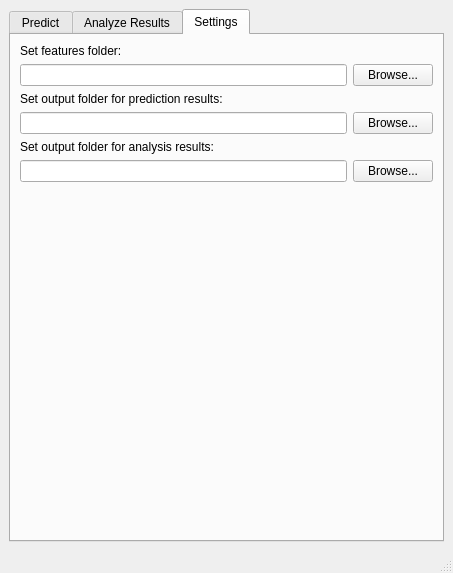
<?xml version="1.0" encoding="UTF-8"?>
<ui version="4.0">
 <class>MainWindow</class>
 <widget class="QMainWindow" name="MainWindow">
  <property name="geometry">
   <rect>
    <x>0</x>
    <y>0</y>
    <width>453</width>
    <height>573</height>
   </rect>
  </property>
  <property name="windowTitle">
   <string>MainWindow</string>
  </property>
  <property name="windowIcon">
   <iconset>
    <normaloff>../../../../../.designer/backup/piteca_icon.gif</normaloff>../../../../../.designer/backup/piteca_icon.gif</iconset>
  </property>
  <widget class="QWidget" name="centralwidget">
   <layout class="QHBoxLayout" name="horizontalLayout">
    <property name="leftMargin">
     <number>9</number>
    </property>
    <item>
     <widget class="QTabWidget" name="mainView">
      <property name="currentIndex">
       <number>2</number>
      </property>
      <widget class="QWidget" name="predictView">
       <attribute name="title">
        <string>Predict</string>
       </attribute>
       <layout class="QGridLayout" name="gridLayout">
        <property name="leftMargin">
         <number>9</number>
        </property>
        <item row="5" column="1">
         <spacer name="horizontalSpacer_3">
          <property name="orientation">
           <enum>Qt::Horizontal</enum>
          </property>
          <property name="sizeHint" stdset="0">
           <size>
            <width>40</width>
            <height>20</height>
           </size>
          </property>
         </spacer>
        </item>
        <item row="5" column="3">
         <spacer name="horizontalSpacer">
          <property name="orientation">
           <enum>Qt::Horizontal</enum>
          </property>
          <property name="sizeHint" stdset="0">
           <size>
            <width>40</width>
            <height>20</height>
           </size>
          </property>
         </spacer>
        </item>
        <item row="2" column="3">
         <widget class="QPushButton" name="browseInputFilesButton">
          <property name="maximumSize">
           <size>
            <width>80</width>
            <height>16777215</height>
           </size>
          </property>
          <property name="text">
           <string>Browse...</string>
          </property>
         </widget>
        </item>
        <item row="2" column="0" colspan="3">
         <widget class="QLineEdit" name="inputFilesLineEdit"/>
        </item>
        <item row="5" column="0">
         <widget class="QPushButton" name="runPredictButton">
          <property name="text">
           <string>Run</string>
          </property>
         </widget>
        </item>
        <item row="5" column="2">
         <spacer name="horizontalSpacer_2">
          <property name="orientation">
           <enum>Qt::Horizontal</enum>
          </property>
          <property name="sizeHint" stdset="0">
           <size>
            <width>40</width>
            <height>20</height>
           </size>
          </property>
         </spacer>
        </item>
        <item row="4" column="0" colspan="2">
         <widget class="QTreeWidget" name="tasksTree">
          <property name="maximumSize">
           <size>
            <width>16777215</width>
            <height>16777215</height>
           </size>
          </property>
          <property name="columnCount">
           <number>1</number>
          </property>
          <column>
           <property name="text">
            <string notr="true">1</string>
           </property>
          </column>
         </widget>
        </item>
        <item row="1" column="0" colspan="2">
         <widget class="QLabel" name="selectInputFilesLabel">
          <property name="text">
           <string>Select input files:</string>
          </property>
         </widget>
        </item>
       </layout>
      </widget>
      <widget class="QWidget" name="analyzeView">
       <attribute name="title">
        <string>Analyze Results</string>
       </attribute>
       <layout class="QGridLayout" name="gridLayout_2">
        <item row="11" column="1">
         <spacer name="horizontalSpacer_4">
          <property name="orientation">
           <enum>Qt::Horizontal</enum>
          </property>
          <property name="sizeHint" stdset="0">
           <size>
            <width>40</width>
            <height>20</height>
           </size>
          </property>
         </spacer>
        </item>
        <item row="3" column="0" colspan="2">
         <widget class="QLabel" name="selectPredictedLabel">
          <property name="text">
           <string>Select predicted activation files:</string>
          </property>
         </widget>
        </item>
        <item row="9" column="0" colspan="2">
         <widget class="QRadioButton" name="analysisCorrelationsRadioButton">
          <property name="text">
           <string>Correlations</string>
          </property>
         </widget>
        </item>
        <item row="10" column="0" colspan="2">
         <widget class="QRadioButton" name="analysisSignificantRadioButton">
          <property name="text">
           <string>Areas of significant activation</string>
          </property>
         </widget>
        </item>
        <item row="8" column="0" colspan="2">
         <widget class="QRadioButton" name="analysisMeanRadioButton">
          <property name="text">
           <string>Get mean predicted activation for group</string>
          </property>
         </widget>
        </item>
        <item row="1" column="0">
         <widget class="QComboBox" name="domainComboBox"/>
        </item>
        <item row="2" column="0">
         <spacer name="horizontalSpacer_5">
          <property name="orientation">
           <enum>Qt::Horizontal</enum>
          </property>
          <property name="sizeHint" stdset="0">
           <size>
            <width>40</width>
            <height>20</height>
           </size>
          </property>
         </spacer>
        </item>
        <item row="14" column="0" colspan="4">
         <widget class="QLineEdit" name="addActualLineEdit"/>
        </item>
        <item row="17" column="0">
         <widget class="QPushButton" name="runCompareButton">
          <property name="maximumSize">
           <size>
            <width>80</width>
            <height>16777215</height>
           </size>
          </property>
          <property name="text">
           <string>Compare</string>
          </property>
         </widget>
        </item>
        <item row="18" column="0">
         <spacer name="verticalSpacer">
          <property name="orientation">
           <enum>Qt::Vertical</enum>
          </property>
          <property name="sizeHint" stdset="0">
           <size>
            <width>20</width>
            <height>40</height>
           </size>
          </property>
         </spacer>
        </item>
        <item row="11" column="0">
         <widget class="QPushButton" name="runAnalyzeButton">
          <property name="maximumSize">
           <size>
            <width>80</width>
            <height>16777215</height>
           </size>
          </property>
          <property name="text">
           <string>Analyze</string>
          </property>
         </widget>
        </item>
        <item row="11" column="2">
         <spacer name="horizontalSpacer_6">
          <property name="orientation">
           <enum>Qt::Horizontal</enum>
          </property>
          <property name="sizeHint" stdset="0">
           <size>
            <width>40</width>
            <height>20</height>
           </size>
          </property>
         </spacer>
        </item>
        <item row="7" column="4">
         <widget class="QPushButton" name="browsePredictedButton">
          <property name="maximumSize">
           <size>
            <width>80</width>
            <height>16777215</height>
           </size>
          </property>
          <property name="text">
           <string>Browse...</string>
          </property>
         </widget>
        </item>
        <item row="1" column="1">
         <widget class="QComboBox" name="taskComboBox"/>
        </item>
        <item row="14" column="4">
         <widget class="QPushButton" name="browseActualButton">
          <property name="maximumSize">
           <size>
            <width>80</width>
            <height>16777215</height>
           </size>
          </property>
          <property name="text">
           <string>Browse...</string>
          </property>
         </widget>
        </item>
        <item row="7" column="0" colspan="4">
         <widget class="QLineEdit" name="selectPredictedLineEdit"/>
        </item>
        <item row="13" column="0" colspan="2">
         <widget class="QLabel" name="addActualLabel">
          <property name="text">
           <string>Add actual activation files to compare:</string>
          </property>
         </widget>
        </item>
        <item row="0" column="0" colspan="2">
         <widget class="QLabel" name="selectDomainTaskLabel">
          <property name="text">
           <string>Select Domain and Task:</string>
          </property>
         </widget>
        </item>
        <item row="15" column="0" colspan="2">
         <widget class="QRadioButton" name="comparisonCorrelationsRadioButton">
          <property name="text">
           <string>Correlations</string>
          </property>
         </widget>
        </item>
        <item row="16" column="0" colspan="2">
         <widget class="QRadioButton" name="comparisonSignificantRadioButton">
          <property name="text">
           <string>Areas of significant activation</string>
          </property>
         </widget>
        </item>
        <item row="12" column="0">
         <spacer name="horizontalSpacer_7">
          <property name="orientation">
           <enum>Qt::Horizontal</enum>
          </property>
          <property name="sizeHint" stdset="0">
           <size>
            <width>40</width>
            <height>20</height>
           </size>
          </property>
         </spacer>
        </item>
       </layout>
      </widget>
      <widget class="QWidget" name="settingsView">
       <attribute name="title">
        <string>Settings</string>
       </attribute>
       <layout class="QGridLayout" name="gridLayout_3">
        <item row="3" column="1">
         <widget class="QPushButton" name="predictionOutputFolderButton">
          <property name="text">
           <string>Browse...</string>
          </property>
         </widget>
        </item>
        <item row="1" column="1">
         <widget class="QPushButton" name="featuresFolderButton">
          <property name="text">
           <string>Browse...</string>
          </property>
         </widget>
        </item>
        <item row="5" column="1">
         <widget class="QPushButton" name="analysisOutputFolderButton">
          <property name="text">
           <string>Browse...</string>
          </property>
         </widget>
        </item>
        <item row="1" column="0">
         <widget class="QLineEdit" name="featuresFolderLineEdit"/>
        </item>
        <item row="2" column="0">
         <widget class="QLabel" name="predictionOutputFolderLabel">
          <property name="text">
           <string>Set output folder for prediction results:</string>
          </property>
         </widget>
        </item>
        <item row="0" column="0">
         <widget class="QLabel" name="featuresFolderLabel">
          <property name="text">
           <string>Set features folder:</string>
          </property>
         </widget>
        </item>
        <item row="3" column="0">
         <widget class="QLineEdit" name="predictionOutputFolderLineEdit"/>
        </item>
        <item row="4" column="0">
         <widget class="QLabel" name="analysisOutputFolderLabel">
          <property name="text">
           <string>Set output folder for analysis results:</string>
          </property>
         </widget>
        </item>
        <item row="5" column="0">
         <widget class="QLineEdit" name="analysisOutputFolderLineEdit"/>
        </item>
        <item row="6" column="0">
         <spacer name="verticalSpacer_2">
          <property name="orientation">
           <enum>Qt::Vertical</enum>
          </property>
          <property name="sizeHint" stdset="0">
           <size>
            <width>20</width>
            <height>40</height>
           </size>
          </property>
         </spacer>
        </item>
       </layout>
      </widget>
     </widget>
    </item>
   </layout>
  </widget>
  <widget class="QStatusBar" name="statusbar"/>
 </widget>
 <resources/>
 <connections/>
</ui>
